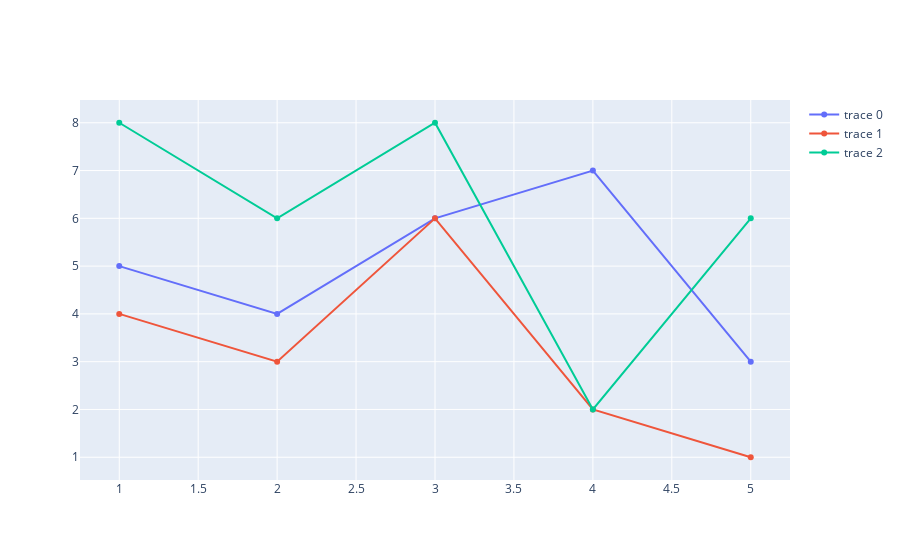

The notebook cell saved with this chart:
### Code cell
x1 , y1 = [1,2,3,4,5],[5,4,6,7,3]
x2 , y2 = [1,2,3,4,5],[4,3,6,2,1]
x3 , y3 = [1,2,3,4,5],[8,6,8,2,6]

fig = go.Figure()
fig.add_trace(go.Scatter(x=x1,y=y1))
fig.add_trace(go.Scatter(x=x2,y=y2))
fig.add_trace(go.Scatter(x=x3,y=y3))

### Figure 1 — Plotly figure (JSON) as saved in the notebook; plotly's stock layout.template omitted (floating-point values rounded to 4 significant figures)
{"data": [{"type": "scatter", "x": [1, 2, 3, 4, 5], "y": [5, 4, 6, 7, 3]}, {"type": "scatter", "x": [1, 2, 3, 4, 5], "y": [4, 3, 6, 2, 1]}, {"type": "scatter", "x": [1, 2, 3, 4, 5], "y": [8, 6, 8, 2, 6]}], "layout": {"autosize": true, "xaxis": {"autorange": true, "range": [0.7569, 5.243], "type": "linear"}, "yaxis": {"autorange": true, "range": [0.4223, 8.578], "type": "linear"}}}
